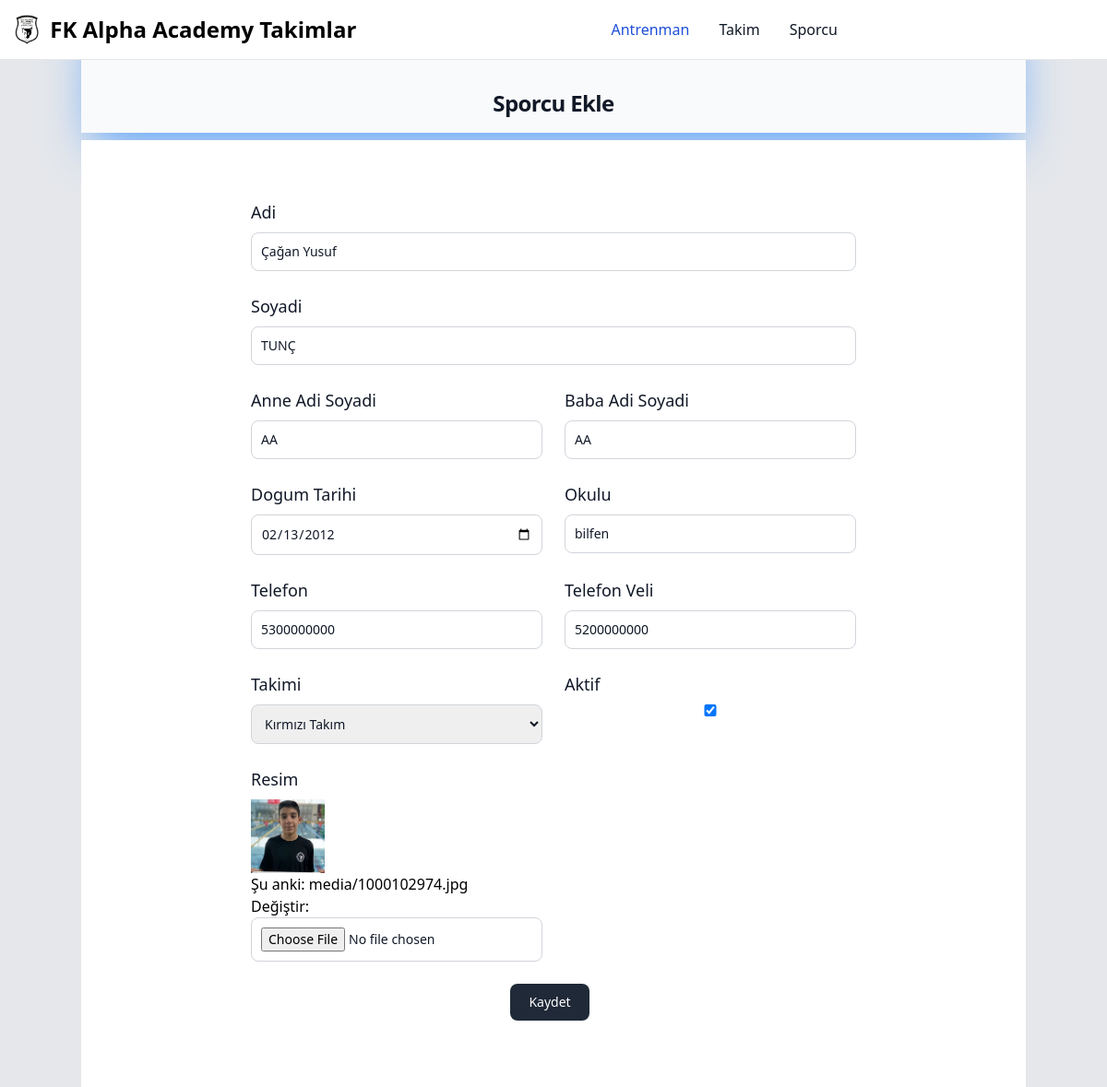
The page /takim/sporcu_guncelle/1/ (signed in) on the database its author committed.
### takim/models.py (models this page shows, shortened)
class Sporcu (models.Model):
    adi=models.CharField(max_length=30)
    soyadi=models.CharField(max_length=30)
    anne=models.CharField(max_length=30)
    baba=models.CharField(max_length=30)
    cinsiyet=models.CharField(max_length=30,choices=CINSIYET)
    dogum_tarihi=models.DateField()
    okulu=models.CharField(max_length=30)
    resim=models.ImageField(upload_to='media/')
    telefon=models.CharField(max_length=10)
    telefon_veli=models.CharField(max_length=10)
    aktif=models.BooleanField(default=True)
    takim=models.ForeignKey(Takim,on_delete=models.CASCADE)
    uuid=models.UUIDField(default=uuid.uuid4, editable=False, unique=True)

### takim/views.py (the view, shortened to what this page needs)
# urls.py: path('sporcu_guncelle/<int:id>/',sporcu_guncelle,name='sporcu_guncelle'),
@login_required
def sporcu_guncelle(request,id):
    sporcu = get_object_or_404(Sporcu, id = id)
    form = FormSporcu(instance = sporcu)
    return render(request, "sporcu_ekle.html", {'form':form,'sporcu':sporcu})

### takim/forms.py
class FormSporcu(forms.ModelForm):
   class Meta:
       model = Sporcu
       fields = '__all__'
       widgets = {
            'dogum_tarihi': forms.DateInput(format=('%Y-%m-%d'), attrs={'class':'form-control', 'placeholder':'Select Date','type': 'date'})
        }
   def __init__(self, *args, **kwargs):
        super(FormSporcu, self).__init__(*args, **kwargs)
        for visible in self.visible_fields():
            visible.field.widget.attrs['class'] = add_class

### takim/models.py (called while the page is built)
    def __str__(self):
        return self.adi

### takim/templates/sporcu_ekle.html (shortened to what this page needs)
{% extends "_base_takim.html" %}
{% block content %}
<div class=" mb-2 bg-gray-50 justify-center text-center pt-20 shadow-2xl shadow-blue-400">
    <h2 class="py-4 text-center  text-2xl tracking-tight font-bold text-gray-900 dark:text-white">Sporcu Ekle</h2>
</div>
<section class="bg-white dark:bg-gray-900">
    <div class="py-2 px-2 mx-auto max-w-2xl lg:py-16">
        <form method="post" enctype="multipart/form-data">
            <div class="grid gap-4 sm:grid-cols-2 sm:gap-6">
                <div class="sm:col-span-2">
                    <label for="name" class="block mb-2 text-lg font-medium text-gray-900 dark:text-white"> Adi</label>
                    {{ form.adi }}
                </div>
                <div class="sm:col-span-2">
                    <label for="name" class="block mb-2 text-lg font-medium text-gray-900 dark:text-white"> Soyadi</label>
                    {{ form.soyadi }}
                </div>
                <div class="w-full">
                    <label for="name" class="block mb-2 text-lg font-medium text-gray-900 dark:text-white">Anne Adi Soyadi</label>
                    {{form.anne }}
                </div>
                <div class="w-full">
                    <label for="name" class="block mb-2 text-lg font-medium text-gray-900 dark:text-white">Baba Adi Soyadi</label>
                    {{form.baba }}
                </div>
                <div class="w-full">
                    <label for="dogum_tarihi" class="block mb-2 text-lg font-medium text-gray-900 dark:text-white">Dogum Tarihi</label>
                    {{ form.dogum_tarihi}}
                </div>
                <div class="w-full">
                    <label for="name" class="block mb-2 text-lg font-medium text-gray-900 dark:text-white">Okulu</label>
                    {{form.okulu }}
                </div>
                <div class="w-full">
                    <label for="name" class="block mb-2 text-lg font-medium text-gray-900 dark:text-white">Telefon</label>
                    {{form.telefon }}
                </div>
                <div class="w-full">
                    <label for="name" class="block mb-2 text-lg font-medium text-gray-900 dark:text-white">Telefon Veli</label>
                    {{form.telefon_veli }}
                </div>
                <div class="w-full">
                    <label for="name" class="block mb-2 text-lg font-medium text-gray-900 dark:text-white">Takimi</label>
                    {{form.takim }}
                </div>
                <div class="w-full">
                    <label for="name" class="block mb-2 text-lg font-medium text-gray-900 dark:text-white">Aktif</label>
                    {{form.aktif }}
                </div>
                <div class="w-full    ">
                    <label for="name" class="block mb-2 text-lg font-medium
                     text-gray-900 dark:text-white">Resim</label>
                     <img class="h-20 w-20 " src="{{sporcu.resim.url}}" alt="">
                    {{ form.resim }}
                </div>
            </div>
            <div class="flex justify-center pt-6 ">
                <button type="submit" class="text-white bg-gray-800 hover:bg-gray-900 focus:outline-none focus:ring-4 focus:ring-gray-300 font-medium rounded-lg text-sm px-5 py-2.5 me-2 mb-2 dark:bg-gray-800 dark:hover:bg-gray-700 dark:focus:ring-gray-700 dark:border-gray-700">Kaydet</button>
            </div>
        </form>
    </div>
</section>
{% endblock content %}

### rows shown on the page
Sporcu: adi "Çağan Yusuf", soyadi "TUNÇ", anne "AA", baba "AA", dogum_tarihi "02/13/2012", okulu "bilfen", telefon "5300000000", telefon_veli "5200000000", takim "Kırmızı Takım", aktif "☑", resim (picture)
